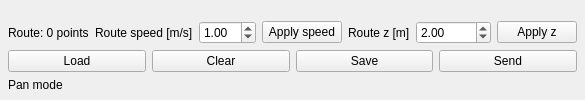
<?xml version='1.0' encoding='UTF-8'?>
<ui version="4.0">
 <class>RoutePlannerWidget</class>
 <widget class="QWidget" name="RoutePlannerWidget">
  <layout class="QVBoxLayout" name="route_planner_layout">
   <property name="leftMargin">
    <number>0</number>
   </property>
   <property name="topMargin">
    <number>0</number>
   </property>
   <property name="rightMargin">
    <number>0</number>
   </property>
   <property name="bottomMargin">
    <number>0</number>
   </property>
   <item>
    <widget class="QFrame" name="map_frame">
     <property name="frameShape">
      <enum>QFrame::NoFrame</enum>
     </property>
     <layout class="QVBoxLayout" name="map_layout">
      <property name="leftMargin">
       <number>0</number>
      </property>
      <property name="topMargin">
       <number>0</number>
      </property>
      <property name="rightMargin">
       <number>0</number>
      </property>
      <property name="bottomMargin">
       <number>0</number>
      </property>
     </layout>
    </widget>
   </item>
   <item>
    <widget class="QFrame" name="route_controls_frame">
     <property name="frameShape">
      <enum>QFrame::NoFrame</enum>
     </property>
     <layout class="QGridLayout" name="route_controls_layout">
      <property name="leftMargin">
       <number>8</number>
      </property>
      <property name="topMargin">
       <number>8</number>
      </property>
      <property name="rightMargin">
       <number>8</number>
      </property>
      <property name="bottomMargin">
       <number>8</number>
      </property>
      <item row="0" column="0">
       <widget class="QLabel" name="route_status_label">
        <property name="text">
         <string>Route: 0 points</string>
        </property>
       </widget>
      </item>
      <item row="0" column="1">
       <widget class="QLabel" name="speed_label">
        <property name="text">
         <string>Route speed [m/s]</string>
        </property>
       </widget>
      </item>
      <item row="0" column="2">
       <widget class="QDoubleSpinBox" name="speed_spin_box">
        <property name="decimals">
         <number>2</number>
        </property>
        <property name="minimum">
         <double>0.000000000000000</double>
        </property>
        <property name="maximum">
         <double>50.000000000000000</double>
        </property>
        <property name="singleStep">
         <double>0.100000000000000</double>
        </property>
        <property name="value">
         <double>1.000000000000000</double>
        </property>
       </widget>
      </item>
      <item row="0" column="3">
       <widget class="QPushButton" name="apply_speed_button">
        <property name="text">
         <string>Apply speed</string>
        </property>
       </widget>
      </item>
      <item row="0" column="4">
       <widget class="QLabel" name="height_label">
        <property name="text">
         <string>Route z [m]</string>
        </property>
       </widget>
      </item>
      <item row="0" column="5">
       <widget class="QDoubleSpinBox" name="height_spin_box">
        <property name="decimals">
         <number>2</number>
        </property>
        <property name="minimum">
         <double>-1000.000000000000000</double>
        </property>
        <property name="maximum">
         <double>1000.000000000000000</double>
        </property>
        <property name="singleStep">
         <double>0.500000000000000</double>
        </property>
        <property name="value">
         <double>2.000000000000000</double>
        </property>
       </widget>
      </item>
      <item row="0" column="6">
       <widget class="QPushButton" name="apply_height_button">
        <property name="text">
         <string>Apply z</string>
        </property>
       </widget>
      </item>
      <item row="1" column="0" colspan="7">
       <layout class="QHBoxLayout" name="buttons_layout">
        <item>
         <widget class="QPushButton" name="load_route_button">
          <property name="text">
           <string>Load</string>
          </property>
         </widget>
        </item>
        <item>
         <widget class="QPushButton" name="clear_route_button">
          <property name="text">
           <string>Clear</string>
          </property>
         </widget>
        </item>
        <item>
         <widget class="QPushButton" name="save_route_button">
          <property name="text">
           <string>Save</string>
          </property>
         </widget>
        </item>
        <item>
         <widget class="QPushButton" name="send_route_button">
          <property name="text">
           <string>Send</string>
          </property>
         </widget>
        </item>
       </layout>
      </item>
      <item row="2" column="0" colspan="7">
       <layout class="QHBoxLayout" name="map_status_layout">
        <property name="spacing">
         <number>8</number>
        </property>
        <item>
         <widget class="QLabel" name="planning_status_label">
          <property name="alignment">
           <set>Qt::AlignLeft|Qt::AlignVCenter</set>
          </property>
          <property name="text">
           <string>Pan mode</string>
          </property>
         </widget>
        </item>
       </layout>
      </item>
     </layout>
    </widget>
   </item>
  </layout>
 </widget>
 <resources/>
 <connections/>
</ui>
